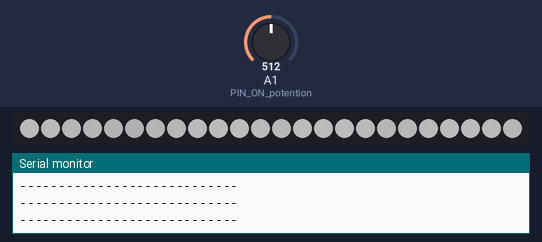
The sketch below on a simulated Arduino Uno, built with avr-gcc and run on an emulated ATmega328P. On the bench: 24 RGB LEDs in strip order, left to right, the last lines printed to the serial monitor. The test bench sets the inputs (shaded band); at power-on: A1 (PIN_ON_potention) = 512. Dim RGB values are drawn brighter than linear.

Above: at 1.2 s.
1.3 s: A1 (PIN_ON_potention) set to 588
2.8 s: A1 (PIN_ON_potention) set to 619
At 4.0 s:
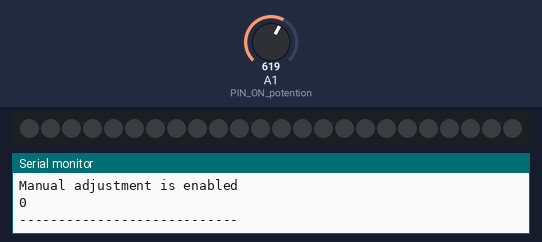
4.3 s: A1 (PIN_ON_potention) set to 590
At 5.5 s:
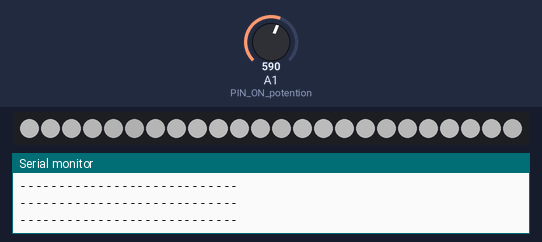
Timing chart, 0 to 7.3 s (numbered marks = the images above; inputs shaded):
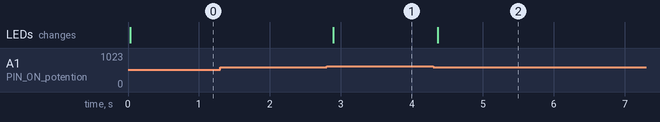

Measured:
- the behaviour switches between 600 and 601 on A1 (PIN_ON_potention) (found by bisection; images 0 and 1)
- after the input at 2.8 s, the LEDs: change after 0.09 s (image 1)
- after the input at 4.3 s, the LEDs: change after 0.06 s (image 2)

The sketch:

ard.ino
```cpp
#define PIN 3
#define PIN_potentiometer A0
#define PIN_ON_potention A1
#define PIN_PIR 2// пин DI
#define NUM_LEDS 24     // число диодов
#define sleep_time 1000 // миллисекунды 1c == 1000 Mc
#define Quantity_TapeLed 4
#define Quantity_Led 6
#define Max_value_led 255

#include <math.h>
#include "Adafruit_NeoPixel.h"
Adafruit_NeoPixel strip = Adafruit_NeoPixel(NUM_LEDS, PIN, NEO_GRB + NEO_KHZ800);

double distance(int x1, int y1, int x2, int y2)
{
  return sqrt(pow(x2 - x1, 2) + pow(y2 - y1, 2));
}

class Photoresistor
{
  public:
    Photoresistor(int x, int y, int pin) : pin(pin), x(x), y(y)
    {
      value = analogRead(pin);
    }
    int x = 0;
    int y = 0;
    int pin;
    double k = 1; // y = kx
    int value = 0;
    int updateValue() // get and update value
    {
      value = analogRead(pin);
      return value;
    }
};

class Led
{
  public:
    Led(int num = 0, int x = 0, int y = 0, uint32_t value = 0) : num(num), x(x), y(y)
    {

    }
    int x, y;
    int num;
    uint32_t value;

};

class TapeLed
{
  public:

    TapeLed(int num = 0) : num(num), len_leds(0)
    {

    }
    int num;
    unsigned int len_leds = 0;
    Led* leds = new Led[len_leds];
    void addled(Led led)
    {

      Led* new_leds = new Led[len_leds + 1];
      for (unsigned int i = 0; i < len_leds; i++)
      {
        new_leds[i] = leds[i];
      }
      new_leds[len_leds] = led;
      leds = new_leds;
      len_leds++;
    }
};

Photoresistor photoresistors[4] = { Photoresistor(0, 0, 1), Photoresistor(10, 0, 2), Photoresistor(0, 10, 3), Photoresistor(10, 10, 4) };
int32_t value_leds[NUM_LEDS];
TapeLed tapeled[4];

void setup() {
  pinMode(PIN_ON_potention, INPUT);
  pinMode(PIN_potentiometer, INPUT);
  pinMode(PIN_PIR, INPUT);
  Serial.begin(9600);
  strip.begin();
  strip.setBrightness(200);        // яркость, от 0 до 255
  strip.clear();                                                    // очистить
  strip.show();                                                     // отправить на ленту
  for (int i = 0; i < NUM_LEDS; i++)
  {
    value_leds[i] = 0xffffff;
  }
  for (int i = 0; i < Quantity_TapeLed; i++)
  {
    tapeled[i] = TapeLed(i);
    if (i % 2 == 0)
    {
      for (int j = 0; j < Quantity_Led; j++)
      {
        tapeled[i].addled(Led(j, i, j)); // 1
      }
    }
    else
    {
      for (int j = Quantity_Led - 1; j >= 0; j--)
      {
        tapeled[i].addled(Led(j, i, Quantity_Led - j - 1)); // 2 одинаково с 1
      }
    }
  }

  for (int n = 0; n < sizeof(photoresistors) / sizeof(Photoresistor); n++)
  {
    //Led* max_dist_led = new Led(0, 0, 0);
    double max_dist = 0.0;
    for (int i = 0; i < sizeof(tapeled) / sizeof(TapeLed); i++)
    {
      for (int j = 0; j < tapeled[i].len_leds; j++)
      {
        double d = distance(photoresistors[n].x, photoresistors[n].y, tapeled[i].leds[j].x, tapeled[i].leds[j].y);

        if (max_dist < d)
        {
          max_dist = d;
          //max_dist_led = &tapeled[i].leds[j];
        }
      }
    }
    photoresistors[n].k = (-Max_value_led / max_dist);
    /*cout << "max_dist" << max_dist;
      cout << " k(ph) = " << photoresistors[n].k;
      cout << " x(ph) = " << photoresistors[n].x << " y(ph) = " << photoresistors[n].y;
      cout << " x(led) = " << max_dist_led->x << " y(led) = " << max_dist_led->y;
      cout << endl;*/
  }
}
bool move_t(); // Датчик движения True если обнаруженно движение
float lighting(int);
int time_move = millis();
int potentiometer_value = 0;
void loop() {

  if (analogRead(PIN_ON_potention) > 600) // Вкрючен ли потенциометр
  {
    Serial.println("Manual adjustment is enabled");
    for (int i = 0; i < sizeof(tapeled) / sizeof(TapeLed); i++)
    {
      //cout << "led.len = " << tapeled[i].len_leds << endl;
      for (unsigned int j = 0; j < tapeled[i].len_leds; j++)
      {
        //cout << "sum_value = " << sum_value << endl;
        tapeled[i].leds[j].value = (uint32_t)(floor(potentiometer_value / 4));
        //cout << "average value = " << tapeled[i].leds[j].value << endl;
      }
    }
    Serial.println(potentiometer_value);
  }
  else
  { // Автономный режим
    for (int i = 0; i < sizeof(tapeled) / sizeof(TapeLed); i++)
    {
      //cout << "led.len = " << tapeled[i].len_leds << endl;
      for (unsigned int j = 0; j < tapeled[i].len_leds; j++)
      {
        double sum_value = 0;
        double value = 0.0;
        for (int n = 0; n < sizeof(photoresistors) / sizeof(Photoresistor); n++)
        {
          value = Max_value_led + (photoresistors[n].k * distance(photoresistors[n].x, photoresistors[n].y, tapeled[i].leds[j].x, tapeled[i].leds[j].y));
          sum_value += value;
        }
        //cout << "sum_value = " << sum_value << endl;
        tapeled[i].leds[j].value = (uint32_t)(floor(sum_value / (sizeof(photoresistors) / sizeof(Photoresistor))));
        //cout << "average value = " << tapeled[i].leds[j].value << endl;
      }
    }
  }

  strip.clear();// очистить
  int k = 0;
  for (int i = 0; i < sizeof(tapeled) / sizeof(TapeLed); i++)
  {
    for (unsigned int j = 0; j < tapeled[i].len_leds; j++)
    {
      strip.setPixelColor(k + tapeled[i].leds[j].num, strip.Color(tapeled[i].leds[j].value, tapeled[i].leds[j].value, tapeled[i].leds[j].value));
    }
    k += tapeled[i].len_leds;
  }
  strip.setBrightness(255);        // яркость, от 0 до 255
  strip.show();// отправить на ленту
  Serial.println("----------------------------");
  //delay(1000);
}
bool move_t()
{
  int pirVal = digitalRead(PIN_PIR);
  Serial.println(digitalRead(PIN_PIR));
  return pirVal;
}
```
